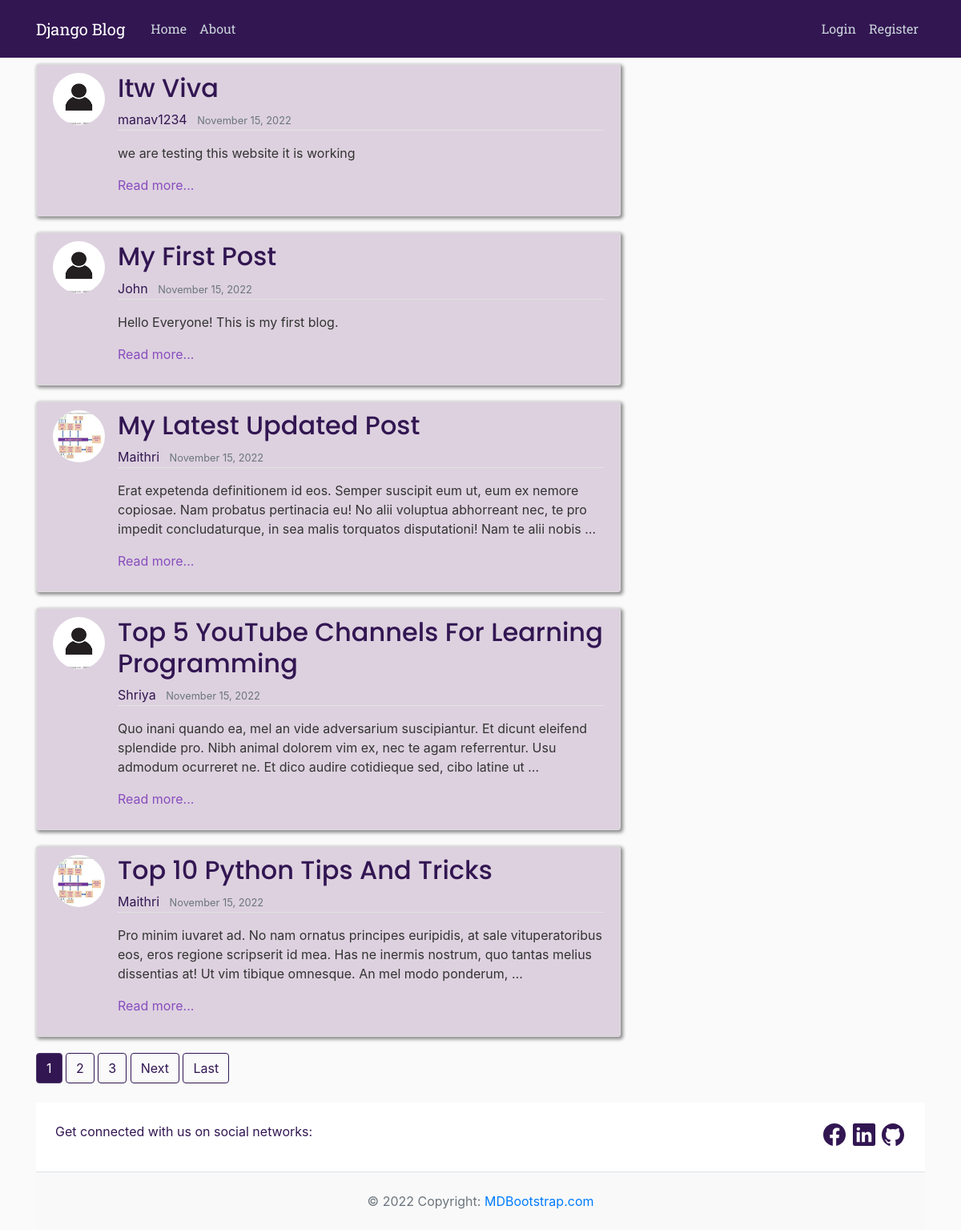
The page / on the database its author committed.
### blog/models.py (models this page shows, shortened)
class Post(models.Model):
    title = models.CharField(max_length=100)
    content = models.TextField()
    date_posted = models.DateTimeField(default=timezone.now)
    author = models.ForeignKey(User, on_delete=models.CASCADE)

### users/models.py (models this page shows, shortened)
class Profile(models.Model):
    user = models.OneToOneField(User, on_delete=models.CASCADE)
    image = models.ImageField(default='default.png', upload_to='profile_pics')

### blog/views.py (the view)
# urls.py: path('', PostListView.as_view(), name='blog-home'),
class PostListView(ListView):
    model = Post
    template_name = 'blog/home.html'
    context_object_name = 'posts'
    ordering = ['-date_posted']
    paginate_by = 5

### blog/templates/blog/home.html (shortened to what this page needs)
{% extends "blog/base.html" %}
{% block content %}
    {% for post in posts %}
        <article class="media content-section">
            <img class="rounded-circle article-img" src="{{ post.author.profile.image.url }}">
            <div class="media-body">
            <h2><a class="article-title" href="{% url 'post-detail' post.id %}">{{ post.title }}</a></h2>
            <div class="article-metadata">
                <a class="mr-2" href="{% url 'user-posts' post.author.username %}">{{ post.author }}</a>
                <small class="text-muted">{{ post.date_posted|date:"F d, Y" }}</small>
            </div>
            <p class="article-content">{{ post.content|truncatewords:"35"|linebreaks }}<a class="read-more" href="{% url 'post-detail' post.id %}">Read more...</a></p>
            </div>
        </article>
    {% endfor %}
    {% if is_paginated %}
    {% for num in page_obj.paginator.page_range %}
      {% if page_obj.number == num %}
        <a class="btn btn-info mb-4" href="?page={{ num }}">{{ num }}</a>
      {% elif num > page_obj.number|add:'-3' and num < page_obj.number|add:'3' %}
        <a class="btn btn-outline-info mb-4" href="?page={{ num }}">{{ num }}</a>
      {% endif %}
    {% endfor %}
    {% if page_obj.has_next %}
      <a class="btn btn-outline-info mb-4" href="?page={{ page_obj.next_page_number }}">Next</a>
      <a class="btn btn-outline-info mb-4" href="?page={{ page_obj.paginator.num_pages }}">Last</a>
    {% endif %}
  {% endif %}
{% endblock content %}

### blog/templates/blog/base.html (shortened to what this page needs)
{% load static %}
<!DOCTYPE HTML>
<html>
<head>
    <link rel="stylesheet" href="https://cdn.jsdelivr.net/npm/bootstrap@4.0.0/dist/css/bootstrap.min.css">
    <link rel="stylesheet" type="text/css" href="{% static 'blog/main.css'%}">
</head>
<body>
    <header class="site-header">
        <nav class="navbar navbar-expand-md navbar-dark fixed-top py-3" style="background-color:rgb(50 22 82); font-family: 'Roboto Slab', serif">
          <div class="container">
            <a class="navbar-brand mr-4" href="{% url 'blog-home' %}">Django Blog</a>
            <div class="collapse navbar-collapse" id="navbarToggle">
              <div class="navbar-nav mr-auto">
                <a class="nav-item nav-link" href="{% url 'blog-home' %}">Home</a>
                <a class="nav-item nav-link" href="{% url 'blog-about' %}">About</a>
              </div>
              <div class="navbar-nav">
                {% if user.is_authenticated %}
                <a class="nav-item nav-link" href="{% url 'post-create' %}">New Post</a>
                <a class="nav-item nav-link" href="{% url 'profile' %}">Profile</a>
                <a class="nav-item nav-link" href="{% url 'logout' %}">Logout</a>
                {% else %}
                <a class="nav-item nav-link" href="{% url 'login' %}">Login</a>
                <a class="nav-item nav-link" href="{% url 'register' %}">Register</a>
                {% endif %}
              </div>
            </div>
          </div>
        </nav>
      </header>
      <main role="main" class="container">
        <div class="row">
          <div class="col-md-8">
            {% block content %}{% endblock %}
          </div>
          </div>
        <footer class="text-center text-lg-start bg-white text-muted">
          <section class="d-flex justify-content-center justify-content-lg-between p-4 border-bottom">
            <div class="me-5 d-none d-lg-block">
              <span class="footer-span">Get connected with us on social networks:</span>
            </div>
            <div>
              <a href="" class="me-4 link-secondary">
                <ion-icon name="logo-facebook" size="large" style="color:rgb(50,22,82)"></ion-icon>
              </a>
              <a href="" class="me-4 link-secondary">
                <ion-icon name="logo-linkedin" size="large" style="color:rgb(50,22,82)"></ion-icon>
              </a>
              <a href="" class="me-4 link-secondary">
                <ion-icon name="logo-github" size="large" style="color:rgb(50,22,82)"></ion-icon>
              </a>
            </div>
          </section>
          <div class="text-center p-4" style="background-color: rgba(0, 0, 0, 0.025);">
            © 2022 Copyright:
            <a class="text-reset fw-bold" href="https://mdbootstrap.com/">MDBootstrap.com</a>
          </div>
        </footer>
      </main>
</body>
</html>

### blog/static/blog/main.css (style rules this page uses)
body { background: #fafafa; color: #333333; margin-top: 5rem; }
h1, h2, h3, h4, h5, h6 { color: #444444; }
.site-header .navbar-nav .nav-link { color: #cbd5db; }
.content-section { background: #ddd1df; padding: 10px 20px; border: 1px solid #dddddd; border-radius: 3px; margin-bottom: 20px; box-shadow: 2px 2px 4px 1px rgb(0 0 0 / 45%); }
.article-title { color: rgb(50,22,82); font-family: 'Poppins', sans-serif; text-transform: capitalize; }
.article-content { white-space: pre-line; }
.article-img { height: 65px; width: 65px; margin-right: 16px; }
.article-metadata { padding-bottom: 1px; margin-bottom: 4px; border-bottom: 1px solid #e3e3e3 }
.article-metadata a, .footer-span { color: rgb(50,22,82); }
.read-more { color:rgb(136, 77, 190) }
.btn-info { color: #fff; background-color: rgb(50 22 82); border-color: #533d70; }
.btn-outline-info { color: rgb(50 22 82); background-color: transparent; background-image: none; border-color: rgb(50,22,82); }

### rows shown on the page
Post: author.profile.image (placeholder picture), title "Itw Viva", author "manav1234", date_posted "November 15, 2022", content "we are testing this website it is working"
Post: author.profile.image (placeholder picture), title "My First Post", author "John", date_posted "November 15, 2022", content "Hello Everyone! This is my first blog."
Post: author.profile.image (picture), title "My Latest Updated Post", author "Maithri", date_posted "November 15, 2022", content "Erat expetenda definitionem id eos. Semper suscipit eum ut, eum ex nemore copiosae. Nam probatus pertinacia eu! No alii voluptua abhorreant nec, te pro impedit concludaturque, in sea malis torquatos disputationi! Nam te alii nobis …"
Post: author.profile.image (placeholder picture), title "Top 5 YouTube Channels For Learning Programming", author "Shriya", date_posted "November 15, 2022", content "Quo inani quando ea, mel an vide adversarium suscipiantur. Et dicunt eleifend splendide pro. Nibh animal dolorem vim ex, nec te agam referrentur. Usu admodum ocurreret ne. Et dico audire cotidieque sed, cibo latine ut …"
Post: author.profile.image (picture), title "Top 10 Python Tips And Tricks", author "Maithri", date_posted "November 15, 2022", content "Pro minim iuvaret ad. No nam ornatus principes euripidis, at sale vituperatoribus eos, eros regione scripserit id mea. Has ne inermis nostrum, quo tantas melius dissentias at! Ut vim tibique omnesque. An mel modo ponderum, …"

### other values the page prints
{{ num }} "1"
{{ num }} "2" "3"
